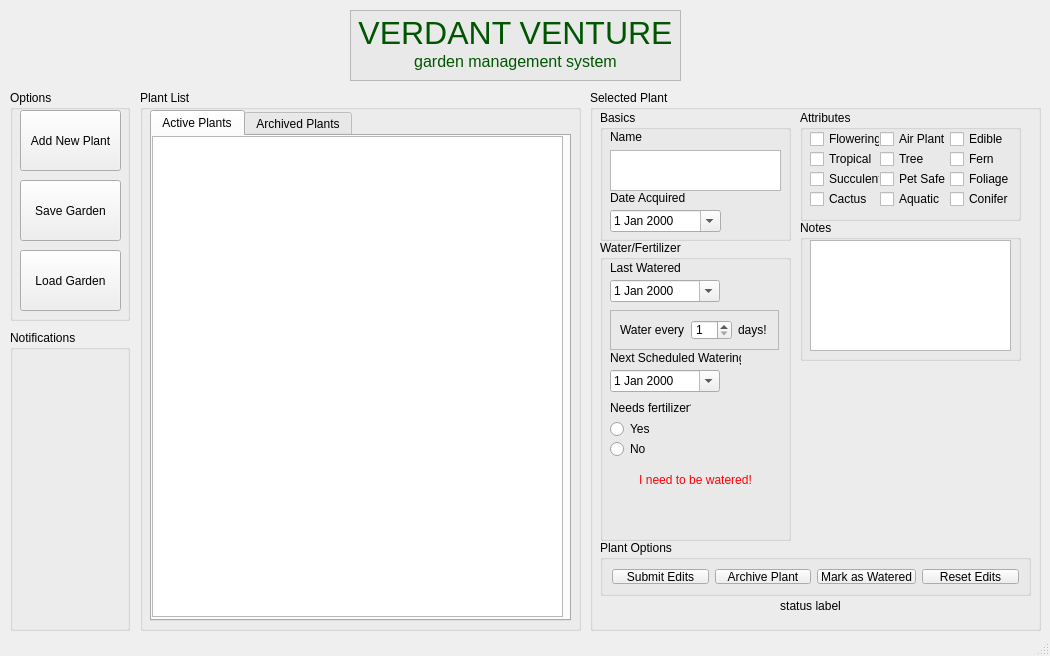
<?xml version="1.0" encoding="UTF-8"?>
<ui version="4.0">
 <class>MainWindow</class>
 <widget class="QMainWindow" name="MainWindow">
  <property name="geometry">
   <rect>
    <x>0</x>
    <y>0</y>
    <width>1050</width>
    <height>656</height>
   </rect>
  </property>
  <property name="windowTitle">
   <string>MainWindow</string>
  </property>
  <property name="layoutDirection">
   <enum>Qt::LeftToRight</enum>
  </property>
  <widget class="QWidget" name="centralwidget">
   <widget class="QGroupBox" name="groupBox_2">
    <property name="geometry">
     <rect>
      <x>140</x>
      <y>90</y>
      <width>441</width>
      <height>541</height>
     </rect>
    </property>
    <property name="title">
     <string>Plant List</string>
    </property>
    <widget class="QTabWidget" name="tabWidget">
     <property name="geometry">
      <rect>
       <x>10</x>
       <y>20</y>
       <width>421</width>
       <height>511</height>
      </rect>
     </property>
     <property name="currentIndex">
      <number>0</number>
     </property>
     <widget class="QWidget" name="tab">
      <attribute name="title">
       <string>Active Plants</string>
      </attribute>
      <widget class="QTableView" name="plantTableView">
       <property name="geometry">
        <rect>
         <x>0</x>
         <y>0</y>
         <width>411</width>
         <height>481</height>
        </rect>
       </property>
       <property name="alternatingRowColors">
        <bool>false</bool>
       </property>
      </widget>
     </widget>
     <widget class="QWidget" name="tab_2">
      <attribute name="title">
       <string>Archived Plants</string>
      </attribute>
     </widget>
    </widget>
   </widget>
   <widget class="QGroupBox" name="plantDetailBox">
    <property name="geometry">
     <rect>
      <x>590</x>
      <y>90</y>
      <width>451</width>
      <height>541</height>
     </rect>
    </property>
    <property name="title">
     <string>Selected Plant</string>
    </property>
    <widget class="QGroupBox" name="groupBox">
     <property name="geometry">
      <rect>
       <x>10</x>
       <y>450</y>
       <width>431</width>
       <height>56</height>
      </rect>
     </property>
     <property name="title">
      <string>Plant Options</string>
     </property>
     <layout class="QHBoxLayout" name="horizontalLayout">
      <item>
       <widget class="QPushButton" name="submitEditBtn">
        <property name="text">
         <string>Submit Edits</string>
        </property>
       </widget>
      </item>
      <item>
       <widget class="QPushButton" name="pushButton_2">
        <property name="text">
         <string>Archive Plant</string>
        </property>
       </widget>
      </item>
      <item>
       <widget class="QPushButton" name="markWateredBtn">
        <property name="text">
         <string>Mark as Watered</string>
        </property>
       </widget>
      </item>
      <item>
       <widget class="QPushButton" name="resetEditBtn">
        <property name="text">
         <string>Reset Edits</string>
        </property>
       </widget>
      </item>
     </layout>
    </widget>
    <widget class="QGroupBox" name="plantTypeBox">
     <property name="geometry">
      <rect>
       <x>210</x>
       <y>20</y>
       <width>221</width>
       <height>111</height>
      </rect>
     </property>
     <property name="title">
      <string>Attributes</string>
     </property>
     <widget class="QCheckBox" name="flowering">
      <property name="geometry">
       <rect>
        <x>10</x>
        <y>20</y>
        <width>70</width>
        <height>18</height>
       </rect>
      </property>
      <property name="text">
       <string>Flowering</string>
      </property>
     </widget>
     <widget class="QCheckBox" name="tropical">
      <property name="geometry">
       <rect>
        <x>10</x>
        <y>40</y>
        <width>70</width>
        <height>18</height>
       </rect>
      </property>
      <property name="text">
       <string>Tropical</string>
      </property>
     </widget>
     <widget class="QCheckBox" name="succulent">
      <property name="geometry">
       <rect>
        <x>10</x>
        <y>60</y>
        <width>70</width>
        <height>18</height>
       </rect>
      </property>
      <property name="text">
       <string>Succulent</string>
      </property>
     </widget>
     <widget class="QCheckBox" name="cactus">
      <property name="geometry">
       <rect>
        <x>10</x>
        <y>80</y>
        <width>70</width>
        <height>18</height>
       </rect>
      </property>
      <property name="text">
       <string>Cactus</string>
      </property>
     </widget>
     <widget class="QCheckBox" name="foliage">
      <property name="geometry">
       <rect>
        <x>150</x>
        <y>60</y>
        <width>70</width>
        <height>18</height>
       </rect>
      </property>
      <property name="text">
       <string>Foliage</string>
      </property>
     </widget>
     <widget class="QCheckBox" name="fern">
      <property name="geometry">
       <rect>
        <x>150</x>
        <y>40</y>
        <width>70</width>
        <height>18</height>
       </rect>
      </property>
      <property name="text">
       <string>Fern</string>
      </property>
     </widget>
     <widget class="QCheckBox" name="edible">
      <property name="geometry">
       <rect>
        <x>150</x>
        <y>20</y>
        <width>70</width>
        <height>18</height>
       </rect>
      </property>
      <property name="text">
       <string>Edible</string>
      </property>
     </widget>
     <widget class="QCheckBox" name="aquatic">
      <property name="geometry">
       <rect>
        <x>80</x>
        <y>80</y>
        <width>70</width>
        <height>18</height>
       </rect>
      </property>
      <property name="text">
       <string>Aquatic</string>
      </property>
     </widget>
     <widget class="QCheckBox" name="petsafe">
      <property name="geometry">
       <rect>
        <x>80</x>
        <y>60</y>
        <width>70</width>
        <height>18</height>
       </rect>
      </property>
      <property name="text">
       <string>Pet Safe</string>
      </property>
     </widget>
     <widget class="QCheckBox" name="airplant">
      <property name="geometry">
       <rect>
        <x>80</x>
        <y>20</y>
        <width>70</width>
        <height>18</height>
       </rect>
      </property>
      <property name="text">
       <string>Air Plant</string>
      </property>
     </widget>
     <widget class="QCheckBox" name="tree">
      <property name="geometry">
       <rect>
        <x>80</x>
        <y>40</y>
        <width>70</width>
        <height>18</height>
       </rect>
      </property>
      <property name="text">
       <string>Tree</string>
      </property>
     </widget>
     <widget class="QCheckBox" name="conifer">
      <property name="geometry">
       <rect>
        <x>150</x>
        <y>80</y>
        <width>70</width>
        <height>18</height>
       </rect>
      </property>
      <property name="text">
       <string>Conifer</string>
      </property>
     </widget>
    </widget>
    <widget class="QGroupBox" name="groupBox_5">
     <property name="geometry">
      <rect>
       <x>210</x>
       <y>130</y>
       <width>221</width>
       <height>141</height>
      </rect>
     </property>
     <property name="title">
      <string>Notes</string>
     </property>
     <widget class="QTextEdit" name="notesEdit">
      <property name="geometry">
       <rect>
        <x>10</x>
        <y>20</y>
        <width>201</width>
        <height>111</height>
       </rect>
      </property>
     </widget>
    </widget>
    <widget class="QGroupBox" name="groupBox_6">
     <property name="geometry">
      <rect>
       <x>10</x>
       <y>20</y>
       <width>191</width>
       <height>131</height>
      </rect>
     </property>
     <property name="title">
      <string>Basics</string>
     </property>
     <widget class="QLabel" name="nameLabel">
      <property name="geometry">
       <rect>
        <x>10</x>
        <y>20</y>
        <width>47</width>
        <height>14</height>
       </rect>
      </property>
      <property name="text">
       <string>Name</string>
      </property>
     </widget>
     <widget class="QTextEdit" name="plantName">
      <property name="geometry">
       <rect>
        <x>10</x>
        <y>40</y>
        <width>171</width>
        <height>41</height>
       </rect>
      </property>
     </widget>
     <widget class="QLabel" name="dateGotLabel">
      <property name="geometry">
       <rect>
        <x>10</x>
        <y>80</y>
        <width>101</width>
        <height>16</height>
       </rect>
      </property>
      <property name="text">
       <string>Date Acquired</string>
      </property>
     </widget>
     <widget class="QDateEdit" name="dateObtainEdit">
      <property name="geometry">
       <rect>
        <x>10</x>
        <y>100</y>
        <width>111</width>
        <height>22</height>
       </rect>
      </property>
      <property name="calendarPopup">
       <bool>true</bool>
      </property>
     </widget>
    </widget>
    <widget class="QLabel" name="statusLabel">
     <property name="geometry">
      <rect>
       <x>120</x>
       <y>500</y>
       <width>201</width>
       <height>31</height>
      </rect>
     </property>
     <property name="autoFillBackground">
      <bool>false</bool>
     </property>
     <property name="text">
      <string>status label</string>
     </property>
     <property name="alignment">
      <set>Qt::AlignCenter</set>
     </property>
    </widget>
    <widget class="QGroupBox" name="groupBox_4">
     <property name="geometry">
      <rect>
       <x>10</x>
       <y>150</y>
       <width>191</width>
       <height>301</height>
      </rect>
     </property>
     <property name="title">
      <string>Water/Fertilizer</string>
     </property>
     <widget class="QLabel" name="label">
      <property name="geometry">
       <rect>
        <x>10</x>
        <y>20</y>
        <width>91</width>
        <height>16</height>
       </rect>
      </property>
      <property name="text">
       <string>Last Watered</string>
      </property>
     </widget>
     <widget class="QDateEdit" name="lastWateredDate">
      <property name="geometry">
       <rect>
        <x>10</x>
        <y>40</y>
        <width>110</width>
        <height>22</height>
       </rect>
      </property>
      <property name="calendarPopup">
       <bool>true</bool>
      </property>
     </widget>
     <widget class="QLabel" name="label_5">
      <property name="geometry">
       <rect>
        <x>10</x>
        <y>110</y>
        <width>131</width>
        <height>16</height>
       </rect>
      </property>
      <property name="text">
       <string>Next Scheduled Watering</string>
      </property>
     </widget>
     <widget class="QDateEdit" name="nextWaterDate">
      <property name="geometry">
       <rect>
        <x>10</x>
        <y>130</y>
        <width>110</width>
        <height>22</height>
       </rect>
      </property>
      <property name="calendarPopup">
       <bool>true</bool>
      </property>
     </widget>
     <widget class="QFrame" name="frame">
      <property name="geometry">
       <rect>
        <x>10</x>
        <y>70</y>
        <width>169</width>
        <height>40</height>
       </rect>
      </property>
      <property name="frameShape">
       <enum>QFrame::StyledPanel</enum>
      </property>
      <property name="frameShadow">
       <enum>QFrame::Raised</enum>
      </property>
      <layout class="QHBoxLayout" name="horizontalLayout_2">
       <item>
        <widget class="QLabel" name="label_3">
         <property name="text">
          <string>Water every</string>
         </property>
        </widget>
       </item>
       <item>
        <widget class="QSpinBox" name="waterDays">
         <property name="minimum">
          <number>1</number>
         </property>
        </widget>
       </item>
       <item>
        <widget class="QLabel" name="label_4">
         <property name="text">
          <string>days!</string>
         </property>
        </widget>
       </item>
      </layout>
     </widget>
     <widget class="QLabel" name="label_2">
      <property name="geometry">
       <rect>
        <x>10</x>
        <y>160</y>
        <width>81</width>
        <height>16</height>
       </rect>
      </property>
      <property name="text">
       <string>Needs fertilizer?</string>
      </property>
     </widget>
     <widget class="QRadioButton" name="radioButton">
      <property name="geometry">
       <rect>
        <x>10</x>
        <y>180</y>
        <width>83</width>
        <height>18</height>
       </rect>
      </property>
      <property name="text">
       <string>Yes</string>
      </property>
     </widget>
     <widget class="QRadioButton" name="radioButton_2">
      <property name="geometry">
       <rect>
        <x>10</x>
        <y>200</y>
        <width>83</width>
        <height>18</height>
       </rect>
      </property>
      <property name="text">
       <string>No</string>
      </property>
     </widget>
     <widget class="QLabel" name="needsWaterLabel">
      <property name="geometry">
       <rect>
        <x>40</x>
        <y>230</y>
        <width>111</width>
        <height>20</height>
       </rect>
      </property>
      <property name="palette">
       <palette>
        <active>
         <colorrole role="WindowText">
          <brush brushstyle="SolidPattern">
           <color alpha="255">
            <red>255</red>
            <green>0</green>
            <blue>4</blue>
           </color>
          </brush>
         </colorrole>
        </active>
        <inactive>
         <colorrole role="WindowText">
          <brush brushstyle="SolidPattern">
           <color alpha="255">
            <red>255</red>
            <green>0</green>
            <blue>4</blue>
           </color>
          </brush>
         </colorrole>
        </inactive>
        <disabled>
         <colorrole role="WindowText">
          <brush brushstyle="SolidPattern">
           <color alpha="255">
            <red>120</red>
            <green>120</green>
            <blue>120</blue>
           </color>
          </brush>
         </colorrole>
        </disabled>
       </palette>
      </property>
      <property name="frameShape">
       <enum>QFrame::NoFrame</enum>
      </property>
      <property name="frameShadow">
       <enum>QFrame::Plain</enum>
      </property>
      <property name="text">
       <string>I need to be watered!</string>
      </property>
      <property name="alignment">
       <set>Qt::AlignCenter</set>
      </property>
     </widget>
    </widget>
   </widget>
   <widget class="QGroupBox" name="groupBox_3">
    <property name="geometry">
     <rect>
      <x>10</x>
      <y>90</y>
      <width>120</width>
      <height>231</height>
     </rect>
    </property>
    <property name="title">
     <string>Options</string>
    </property>
    <widget class="QPushButton" name="addPlantBtn">
     <property name="geometry">
      <rect>
       <x>10</x>
       <y>20</y>
       <width>101</width>
       <height>61</height>
      </rect>
     </property>
     <property name="text">
      <string>Add New Plant</string>
     </property>
    </widget>
    <widget class="QPushButton" name="pushButton_5">
     <property name="geometry">
      <rect>
       <x>10</x>
       <y>90</y>
       <width>101</width>
       <height>61</height>
      </rect>
     </property>
     <property name="text">
      <string>Save Garden</string>
     </property>
    </widget>
    <widget class="QPushButton" name="pushButton_6">
     <property name="geometry">
      <rect>
       <x>10</x>
       <y>160</y>
       <width>101</width>
       <height>61</height>
      </rect>
     </property>
     <property name="text">
      <string>Load Garden</string>
     </property>
    </widget>
   </widget>
   <widget class="QTextBrowser" name="textBrowser">
    <property name="geometry">
     <rect>
      <x>350</x>
      <y>10</y>
      <width>331</width>
      <height>71</height>
     </rect>
    </property>
    <property name="autoFillBackground">
     <bool>false</bool>
    </property>
    <property name="html">
     <string>&lt;!DOCTYPE HTML PUBLIC &quot;-//W3C//DTD HTML 4.0//EN&quot; &quot;http://www.w3.org/TR/REC-html40/strict.dtd&quot;&gt;
&lt;html&gt;&lt;head&gt;&lt;meta name=&quot;qrichtext&quot; content=&quot;1&quot; /&gt;&lt;style type=&quot;text/css&quot;&gt;
p, li { white-space: pre-wrap; }
&lt;/style&gt;&lt;/head&gt;&lt;body style=&quot; font-family:'MS Shell Dlg 2'; font-size:8.25pt; font-weight:400; font-style:normal;&quot; bgcolor=&quot;#e9e9e9&quot;&gt;
&lt;p align=&quot;center&quot; style=&quot; margin-top:0px; margin-bottom:0px; margin-left:0px; margin-right:0px; -qt-block-indent:0; text-indent:0px;&quot;&gt;&lt;span style=&quot; font-family:'MS Shell Dlg 2'; font-size:24pt; color:#005500;&quot;&gt;VERDANT VENTURE&lt;/span&gt;&lt;/p&gt;
&lt;p align=&quot;center&quot; style=&quot; margin-top:0px; margin-bottom:0px; margin-left:0px; margin-right:0px; -qt-block-indent:0; text-indent:0px;&quot;&gt;&lt;span style=&quot; font-family:'MS Shell Dlg 2'; font-size:12pt; color:#005500;&quot;&gt;garden management system&lt;/span&gt;&lt;/p&gt;&lt;/body&gt;&lt;/html&gt;</string>
    </property>
   </widget>
   <widget class="QGroupBox" name="notificationBox">
    <property name="geometry">
     <rect>
      <x>10</x>
      <y>330</y>
      <width>120</width>
      <height>301</height>
     </rect>
    </property>
    <property name="title">
     <string>Notifications</string>
    </property>
   </widget>
  </widget>
  <widget class="QStatusBar" name="statusbar"/>
 </widget>
 <resources/>
 <connections/>
</ui>
